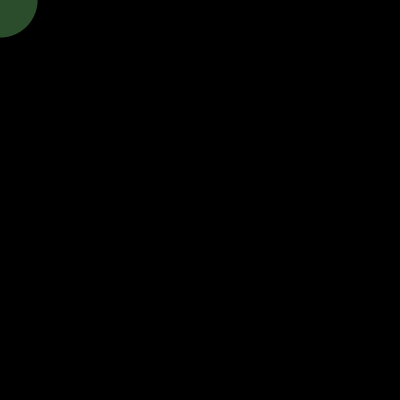
Frame 1 (no input)
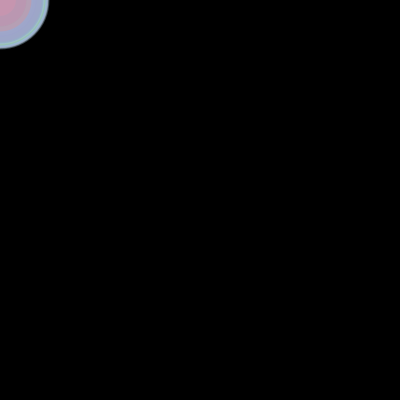
Frame 60 (the mouse pressed at the canvas centre just before this capture)
Frame 120 (the mouse held since frame 60 and released just before this capture): identical to frame 60, image omitted

The Processing sketch that drew these frames (run headless with seeded random() and noise(); from frame 60 on, the mouse is pressed at the canvas centre):

// Processing sketch: processing_35395
// ── processing_35395.pde

/* This is a very simple Procdessing sketch
 *
 * Based on an example from "Getting Started with Processing"
 *
 * Erik Brunvand - 9/1/2011
 */
 
 void setup()
 { 
   size(400,400); // Make a 400 x 400 window
   background(0); // set background to black
   smooth();      // make it smooth... 
   noStroke();    // Don't paint the edges
 }
 
 void draw() {
   float d = random(30,100);
   // If you press the mouse, set color to black
   if (mousePressed) fill(0); 
   // otherwise, set to random color (80% opacity)
   else fill(random(100,255), random(100,255), random(100,255), 80);
   
   // Make an ellipse at the current mouse location
   // It wil lbe in a random color if you're just dragging the mouse
   // and black if you're pressing the mouse
   ellipse(mouseX, mouseY, d, d);
 }
 
    
   
